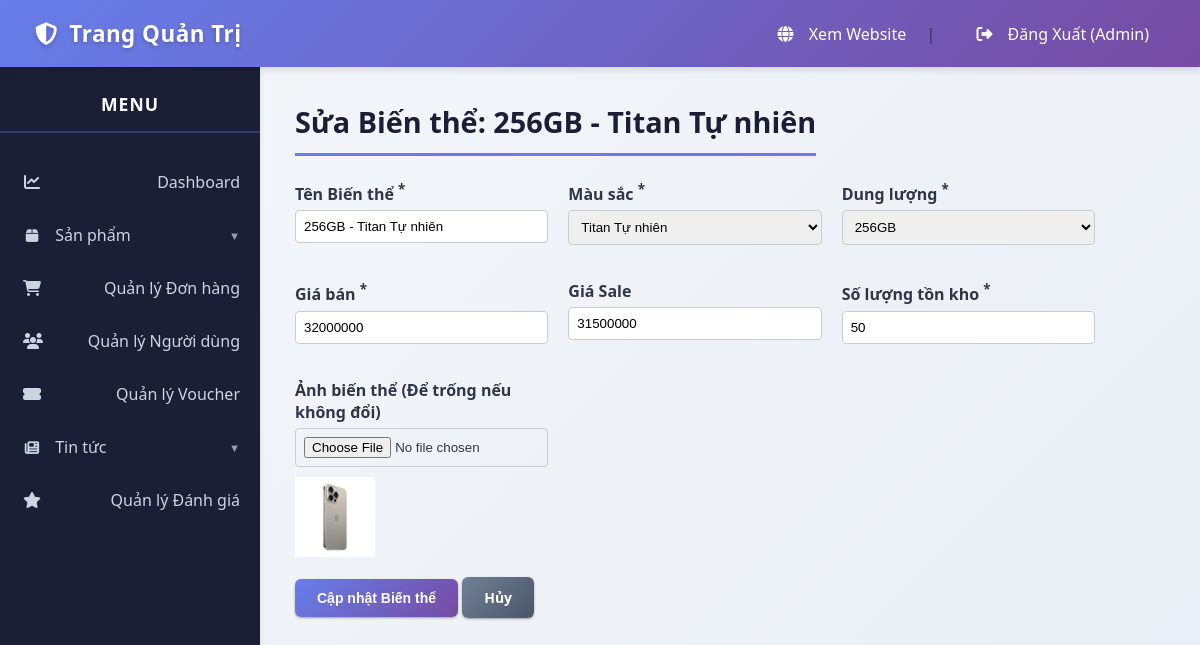
/public/admin/editVariant/5 (signed in), run on an earlier commit of the app's database.
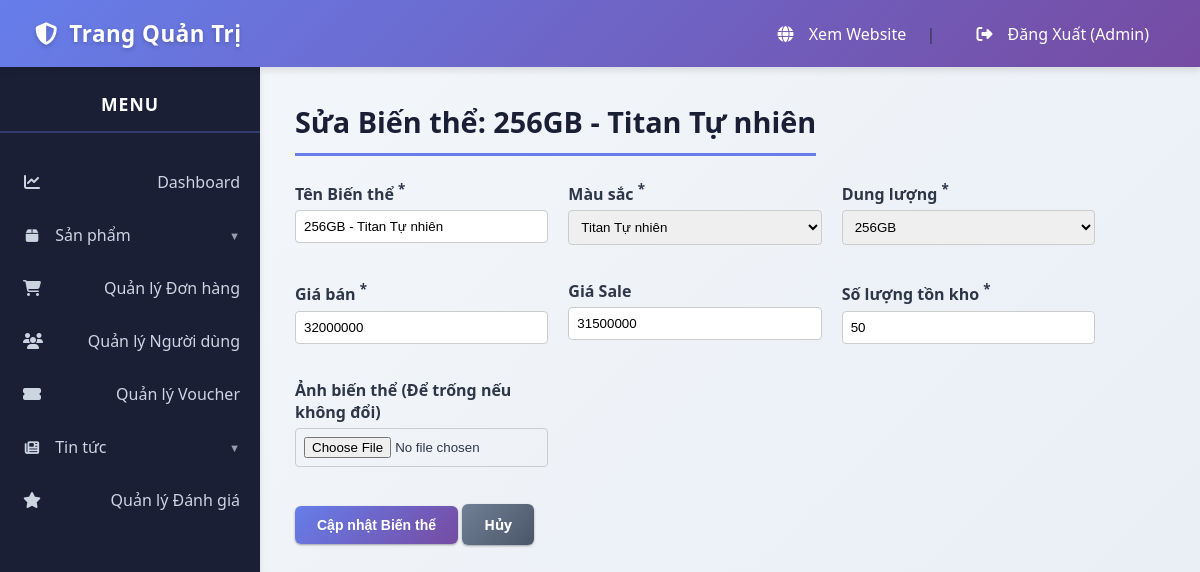
And on a later commit of the database.
### tables this page shows
CREATE TABLE `product_variants` (
  `id` int(11) NOT NULL,
  `product_id` int(11) NOT NULL,
  `name` varchar(255) DEFAULT NULL COMMENT 'Tên biến thể, vd: 256GB - Titan',
  `color` varchar(100) DEFAULT NULL,
  `storage` varchar(100) DEFAULT NULL,
  `price` decimal(10,0) NOT NULL,
  `price_sale` decimal(10,0) DEFAULT NULL,
  `stock_quantity` int(11) NOT NULL DEFAULT 0,
  `image` varchar(255) DEFAULT NULL COMMENT 'Ảnh của biến thể này'
);

CREATE TABLE `attribute_values` (
  `id` int(11) NOT NULL,
  `attribute_id` int(11) NOT NULL COMMENT 'Liên kết với bảng attributes',
  `value` varchar(100) NOT NULL COMMENT 'Giá trị, ví dụ: 256GB hoặc Xám Titan'
);

### app/core/App.php (called while the page is built, shortened)
<?php
class App
{
    protected $method = 'index';
    public function __construct()
    {
        $url = $this->parseUrl();
        if (isset($url[0]) && file_exists('../app/Controllers/' . ucfirst($url[0]) . 'Controller.php')) {
            unset($url[0]);
        }
        $this->controller = new $this->controller;
        if (isset($url[1])) {
            if (method_exists($this->controller, $url[1])) {
                $this->method = $url[1];
                unset($url[1]);
            }
        }
        $this->params = $url ? array_values($url) : [];
        call_user_func_array([$this->controller, $this->method], $this->params);
    }
    public function parseUrl()
    {
        if (isset($_GET['url'])) {
            $url = rtrim($_GET['url'], '/');
            $url = filter_var($url, FILTER_SANITIZE_URL);
            $url = explode('/', $url);
            return $url;
        }
        return [];
    }
}

### public/index.php (called while the page is built, shortened)
<?php
$app = new App();

### app/core/Database.php (called while the page is built, shortened)
<?php
class Database
{
    private $host = DB_HOST;
    private $user = DB_USER;
    private $pass = DB_PASS;
    private $dbname = DB_NAME;
    public $dbh;
    private $stmt;
    public function __construct()
    {
        $dsn = 'mysql:host=' . $this->host . ';dbname=' . $this->dbname;
        $options = [
            PDO::ATTR_PERSISTENT => true,
            PDO::ATTR_ERRMODE => PDO::ERRMODE_EXCEPTION,
            PDO::ATTR_DEFAULT_FETCH_MODE => PDO::FETCH_ASSOC,
            PDO::MYSQL_ATTR_INIT_COMMAND => 'SET NAMES utf8'
        ];
        try {
            $this->dbh = new PDO($dsn, $this->user, $this->pass, $options);
        } catch (PDOException $e) {
            $this->error = $e->getMessage();
            echo $this->error;
        }
    }
    public function query($sql)
    {
        $this->stmt = $this->dbh->prepare($sql);
    }
    public function bind($param, $value, $type = null)
    {
        if (is_null($type)) {
            switch (true) {
                case is_int($value):
                    $type = PDO::PARAM_INT;
                    break;
                default:
                    $type = PDO::PARAM_STR;
            }
        }
        $this->stmt->bindValue($param, $value, $type);
    }
    public function execute()
    {
        return $this->stmt->execute();
    }
    public function resultSet()
    {
        $this->execute();
        return $this->stmt->fetchAll();
    }
    public function single()
    {
        $this->execute();
        return $this->stmt->fetch();
    }
}

### app/Models/ProductModel.php (called while the page is built, shortened)
<?php
class ProductModel
{
    private $db;
    public function __construct()
    {
        $this->db = new Database;
    }
    public function getVariantById($variant_id)
    {
        $this->db->query(
            'SELECT v.*, p.name as product_name, p.brand_id, p.category_id
             FROM product_variants v
             JOIN products p ON v.product_id = p.id
             WHERE v.id = :id'
        );
        $this->db->bind(':id', $variant_id);
        return $this->db->single();
    }
}

### app/core/Controller.php (called while the page is built, shortened)
<?php
class Controller
{
    public function model($model)
    {
        if (file_exists('../app/Models/' . $model . '.php')) {
            return new $model();
        }
        return null;
    }
}

### app/Models/AttributeModel.php (called while the page is built, shortened)
<?php
class AttributeModel
{
    private $db;
    public function __construct()
    {
        $this->db = new Database;
    }
    public function getAllAttributes()
    {
        $this->db->query('SELECT * FROM attributes ORDER BY name ASC');
        return $this->db->resultSet();
    }
    public function getValuesByAttributeId($attribute_id)
    {
        $this->db->query('SELECT * FROM attribute_values WHERE attribute_id = :attr_id ORDER BY value ASC');
        $this->db->bind(':attr_id', $attribute_id);
        return $this->db->resultSet();
    }
    public function getAllAttributesWithValues()
    {
        $attributes = $this->getAllAttributes();
        $result = [];
        foreach ($attributes as $attr) {
            $attr['values'] = $this->getValuesByAttributeId($attr['id']);
            $result[] = $attr;
        }
        return $result;
    }
}

### app/Views/admin/products/edit_variant.php (the view, shortened to what the changed rows need)
<h2><?php echo $data['title']; ?></h2>
<?php $variant = $data['variant']; ?>
<div class="form-container">
    <form action="<?php echo URLROOT; ?>/admin/editVariant/<?php echo $variant['id']; ?>" method="POST" enctype="multipart/form-data">
        <div class="form-grid-3">
            <div class="form-group">
                <label>Tên Biến thể <sup>*</sup></label>
                <input type="text" name="name" required value="<?php echo htmlspecialchars($variant['name']); ?>">
            </div>
            <div class="form-group">
                <label>Màu sắc <sup>*</sup></label>
                <select name="color" required>
                    <?php
                    $colors = [];
                    foreach ($data['all_attributes'] as $attr) {
                        if ($attr['name'] == 'Màu sắc') $colors = $attr['values'];
                    }
                    ?>
                    <?php foreach ($colors as $color_value) : ?>
                        <option value="<?php echo htmlspecialchars($color_value['value']); ?>"
                            <?php echo ($color_value['value'] == $variant['color']) ? 'selected' : ''; ?>>
                            <?php echo htmlspecialchars($color_value['value']); ?>
                        </option>
                    <?php endforeach; ?>
                </select>
            </div>
            <div class="form-group">
                <label>Dung lượng <sup>*</sup></label>
                <select name="storage" required>
                    <?php
                    $storages = [];
                    foreach ($data['all_attributes'] as $attr) {
                        if ($attr['name'] == 'Dung lượng') $storages = $attr['values'];
                    }
                    ?>
                    <?php foreach ($storages as $storage_value) : ?>
                        <option value="<?php echo htmlspecialchars($storage_value['value']); ?>"
                            <?php echo ($storage_value['value'] == $variant['storage']) ? 'selected' : ''; ?>>
                            <?php echo htmlspecialchars($storage_value['value']); ?>
                        </option>
                    <?php endforeach; ?>
                </select>
            </div>
            <div class="form-group">
                <label>Giá bán <sup>*</sup></label>
                <input type="number" name="price" required value="<?php echo $variant['price']; ?>">
            </div>
            <div class="form-group">
                <label>Giá Sale</label>
                <input type="number" name="price_sale" value="<?php echo $variant['price_sale']; ?>">
            </div>
            <div class="form-group">
                <label>Số lượng tồn kho <sup>*</sup></label>
                <input type="number" name="stock_quantity" required value="<?php echo $variant['stock_quantity']; ?>">
            </div>
            <div class="form-group">
                <label>Ảnh biến thể (Để trống nếu không đổi)</label>
                <input type="file" name="image" accept="image/*">
                <img src="<?php echo URLROOT . '/uploads/' . $variant['image']; ?>" alt="" style="width: 80px; margin-top: 10px;">
            </div>
        </div>
        <button type="submit" class="btn btn-primary">Cập nhật Biến thể</button>
        <a href="<?php echo URLROOT; ?>/admin/editProduct/<?php echo $variant['product_id']; ?>" class="btn btn-secondary">Hủy</a>
    </form>
</div>

What changed in the data, as far as the page shows it:
changed product_variants "256GB - Titan Tự nhiên": image: picture removed
